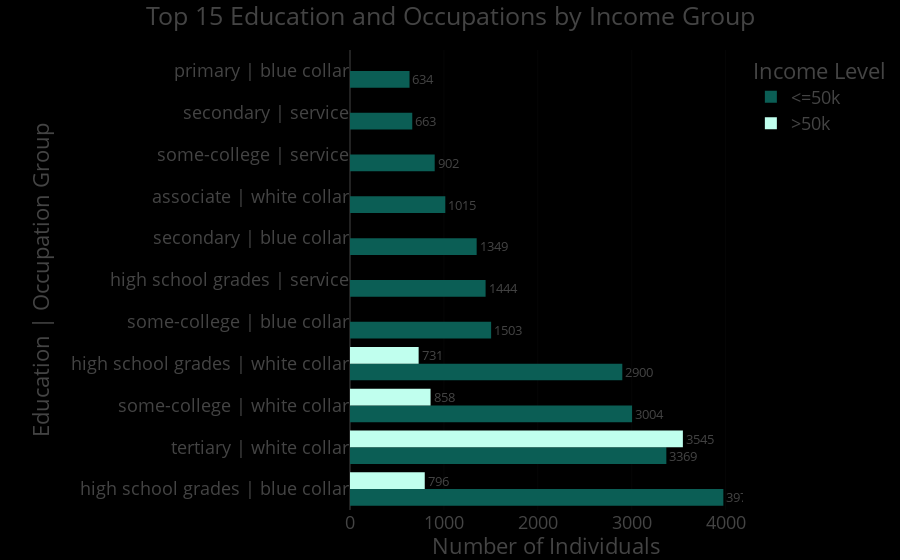

The code cell stored with this chart in its notebook:
### Markdown cell above
##

### Code cell
num = 15
adult_df_combos = adult_df_income_edu_occ.head(num)

fig = px.bar(
    adult_df_combos,
    x='total',
    y='edu_occ',
    color='income',
    orientation='h',
    title=f'Top {num} Education and Occupations by Income Group',
    barmode='group',
    color_discrete_sequence=['#0b5e55', '#c0ffee'],
    text='total'
)

fig.update_layout(
    template='presentation',
    xaxis_title='Number of Individuals',
    yaxis_title='Education | Occupation Group',
    legend_title=dict(text='Income Level'),
    margin=dict(l=350, r=50, t=50, b=50)  # fixed typo here
)

fig.update_traces(textposition='outside')
fig.update_layout(template='presentation', paper_bgcolor='rgb(0, 0, 0)', plot_bgcolor='rgb(0, 0, 0)')
fig.show()
fig.write_image(os.path.join(result_dir, 'income_distribution_by_eduandocc_bar_plot.jpg'))
fig.write_image(os.path.join(result_dir, 'income_distribution_by_eduandocc_bar_plot.png'))
fig.write_html(os.path.join(result_dir, 'income_distribution_by_eduandocc_bar_plot.html'))

### Figure 1 — Plotly figure (JSON) as saved in the notebook; plotly's stock layout.template omitted (floating-point values rounded to 4 significant figures)
{"data": [{"alignmentgroup": "True", "hovertemplate": "income=<=50k<br>total=%{text}<br>edu_occ=%{y}<extra></extra>", "legendgroup": "<=50k", "marker": {"color": "#0b5e55", "pattern": {"shape": ""}}, "name": "<=50k", "offsetgroup": "<=50k", "orientation": "h", "showlegend": true, "text": [3976.0, 3369.0, 3004.0, 2900.0, 1503.0, 1444.0, 1349.0, 1015.0, 902.0, 663.0, 634.0], "textposition": "outside", "type": "bar", "x": [3976, 3369, 3004, 2900, 1503, 1444, 1349, 1015, 902, 663, 634], "xaxis": "x", "y": ["high school grades | blue collar", "tertiary | white collar", "some-college | white collar", "high school grades | white collar", "some-college | blue collar", "high school grades | service", "secondary | blue collar", "associate | white collar", "some-college | service", "secondary | service", "primary | blue collar"], "yaxis": "y"}, {"alignmentgroup": "True", "hovertemplate": "income=>50k<br>total=%{text}<br>edu_occ=%{y}<extra></extra>", "legendgroup": ">50k", "marker": {"color": "#c0ffee", "pattern": {"shape": ""}}, "name": ">50k", "offsetgroup": ">50k", "orientation": "h", "showlegend": true, "text": [3545.0, 858.0, 796.0, 731.0], "textposition": "outside", "type": "bar", "x": [3545, 858, 796, 731], "xaxis": "x", "y": ["tertiary | white collar", "some-college | white collar", "high school grades | blue collar", "high school grades | white collar"], "yaxis": "y"}], "layout": {"autosize": true, "barmode": "group", "legend": {"title": {"text": "Income Level"}, "tracegroupgap": 0}, "margin": {"b": 50, "l": 350, "r": 50, "t": 50}, "paper_bgcolor": "rgb(0, 0, 0)", "plot_bgcolor": "rgb(0, 0, 0)", "title": {"text": "Top 15 Education and Occupations by Income Group"}, "xaxis": {"anchor": "y", "autorange": true, "domain": [0, 1], "range": [0, 4185.0], "title": {"text": "Number of Individuals"}, "type": "linear"}, "yaxis": {"anchor": "x", "autorange": true, "domain": [0, 1], "range": [-0.5, 10.5], "title": {"text": "Education | Occupation Group"}, "type": "category"}}}
